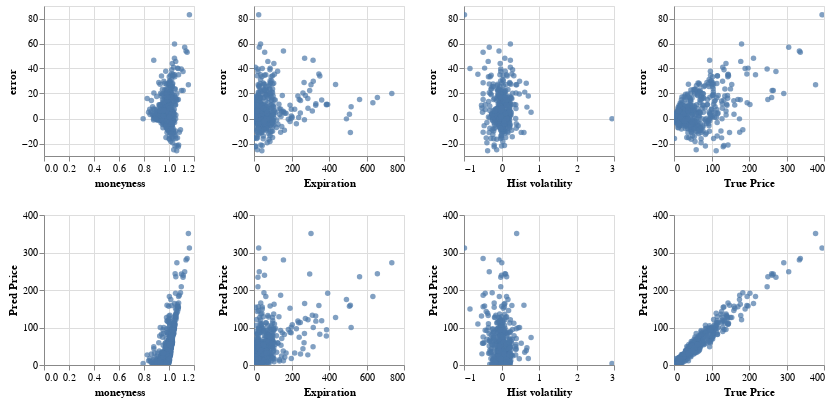

Notebook source saved alongside this figure:
### Markdown cell above
# Repeat the process from moneyness as predictor

### Code cell
error = (y_test -predict.ravel())
df = pd.DataFrame(data=X_test,columns = ['moneyness','Expiration','Hist volatility'] )
df['Pred Price'] =predict.ravel()
df['True Price'] = y_test
df['error'] = error
source = df.sample(n = 500, random_state= 1,replace = False)
alt.Chart(source).mark_circle().encode(
    alt.X(alt.repeat("column"), type='quantitative'),
    alt.Y(alt.repeat("row"), type='quantitative'),
).properties(
    width=150,
    height=150
).repeat(
    row=['error', 'Pred Price'],
    column=['moneyness', 'Expiration', 'Hist volatility','True Price']
).interactive()

### Figure 1 — Vega-Lite specification as saved in the notebook (floating-point values rounded to 4 significant figures; data arrays with more than 128 entries replaced by an {"elided": "..."} marker saying what was removed)
{"config": {"view": {"continuousWidth": 400, "continuousHeight": 300}}, "repeat": {"column": ["moneyness", "Expiration", "Hist volatility", "True Price"], "row": ["error", "Pred Price"]}, "spec": {"data": {"name": "data-3917aa0a8987a9f65e8228f5f7c83505"}, "mark": "circle", "encoding": {"x": {"type": "quantitative", "field": {"repeat": "column"}}, "y": {"type": "quantitative", "field": {"repeat": "row"}}}, "height": 150, "selection": {"selector004": {"type": "interval", "bind": "scales", "encodings": ["x", "y"]}}, "width": 150}, "$schema": "https://vega.github.io/schema/vega-lite/v4.8.1.json", "datasets": {"data-3917aa0a8987a9f65e8228f5f7c83505": {"elided": "500 records"}}}
